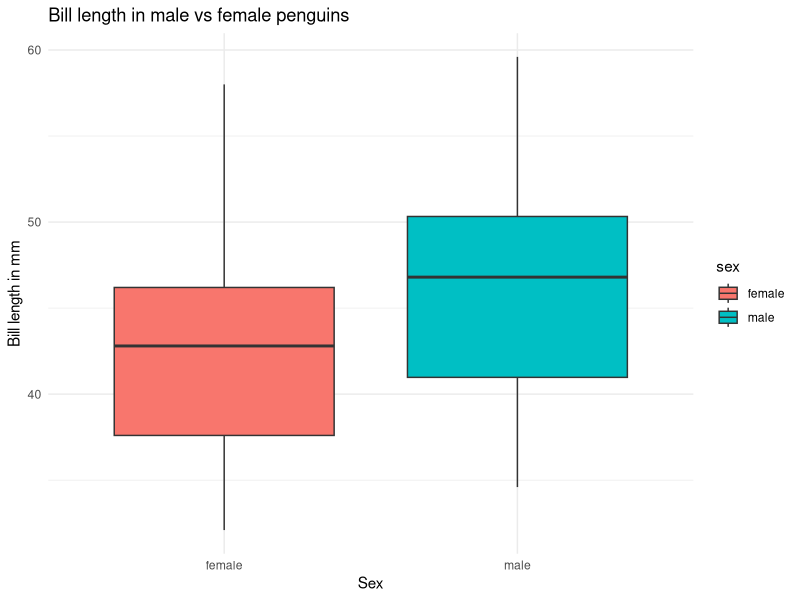
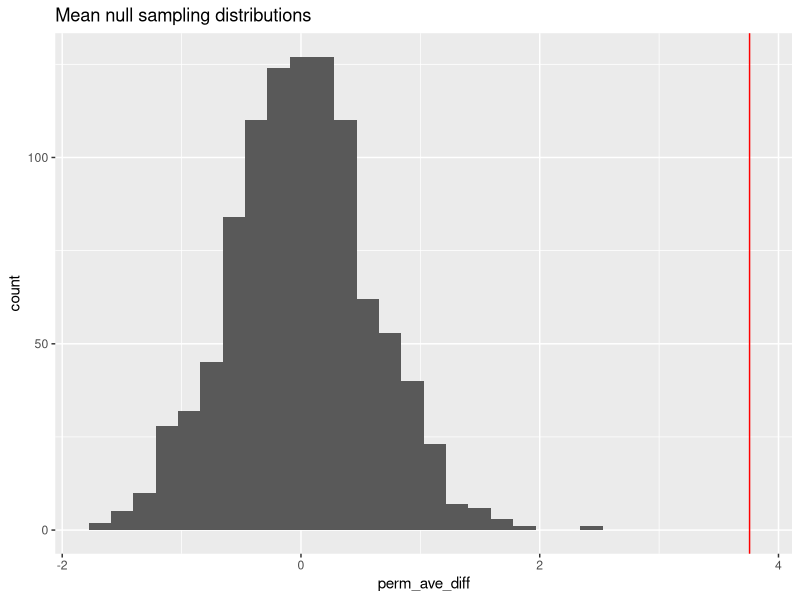
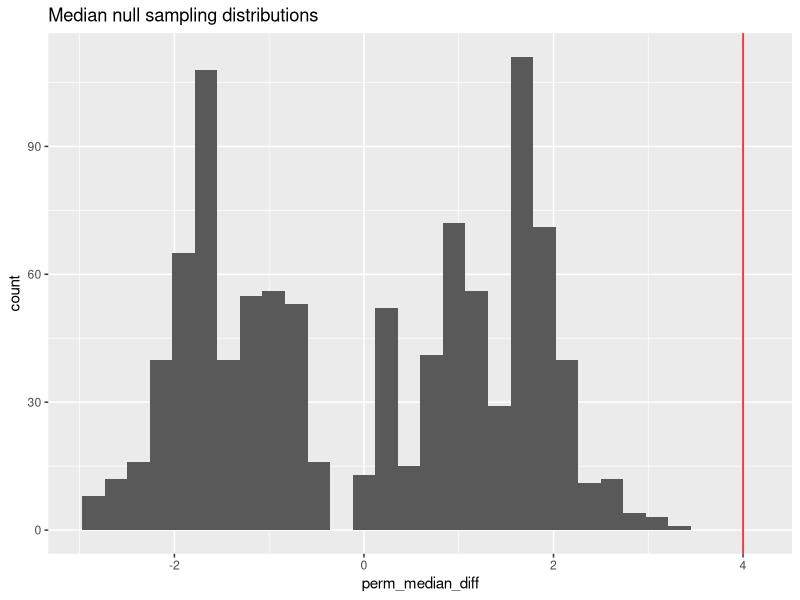

Write the R code that produced these figures, in order.
## ---- chunk 1
#| fig-alt: "A boxplot comparing bill length between male and female penguins in the sample. Male penguins show a higher median bill length and a slightly wider spread than females."

library(tidyverse)
library(palmerpenguins)
library(ggplot2)

clean_penguins <- penguins |>
  filter(!is.na(bill_length_mm), !is.na(sex))

ggplot(clean_penguins, aes(x=sex, y=bill_length_mm, fill=sex))+
  geom_boxplot()+
    labs(
      title = "Bill length in male vs female penguins" , 
      x= "Sex",
      y= "Bill length in mm"
      )+
  theme_minimal()



## ---- chunk 2
#Permutation test 

set.seed(47) 

perm_data <- function(rep, data){
  data |> 
    select(sex, bill_length_mm) |> 
    mutate(sex_perm = sample(sex, replace = FALSE)) |>
    summarize(
      obs_ave_diff = mean(bill_length_mm[sex == "male"], na.rm = TRUE) - 
                     mean(bill_length_mm[sex == "female"], na.rm = TRUE),
      obs_median_diff = median(bill_length_mm[sex == "male"], na.rm = TRUE) - 
                        median(bill_length_mm[sex == "female"], na.rm = TRUE),
      perm_ave_diff = mean(bill_length_mm[sex_perm == "male"], na.rm = TRUE) - 
                      mean(bill_length_mm[sex_perm == "female"], na.rm = TRUE),
      perm_median_diff = median(bill_length_mm[sex_perm == "male"], na.rm = TRUE) - 
                         median(bill_length_mm[sex_perm == "female"], na.rm = TRUE),
              rep = rep)
}
  
map(c(1:10), perm_data, data = clean_penguins) |> 
  list_rbind()
## ---- chunk 3
#| fig-alt: "A histogram showing the permutation-based null distribution of mean bill-length differences between sexes, centered around zero. A vertical red line marks the observed mean difference from the sample, which lies far outside of most of the distribution."
set.seed(47)
perm_stats <- 
  map(c(1:1000), perm_data, data = clean_penguins) |> 
  list_rbind() 

perm_stats |> 
  ggplot(aes(x = perm_ave_diff)) + 
  geom_histogram() + 
  geom_vline(aes(xintercept = obs_ave_diff), color = "red")+
  labs(
    title="Mean null sampling distributions "
  )

## ---- chunk 4
"A histogram showing the permutation-based null distribution of median bill-length differences between sexes, centered around zero. A vertical red line marks the observed median difference from the sample, which is at the tail end of the distribution."
perm_stats |> 
  ggplot(aes(x = perm_median_diff)) + 
  geom_histogram() + 
  geom_vline(aes(xintercept = obs_median_diff), color = "red")+
   labs(
    title="Median null sampling distributions "
  )
## ---- chunk 5

 perm_stats |> 
  summarize(
    p_val_ave = (sum(abs(perm_ave_diff) >= abs(obs_ave_diff[1])) + 1) / (n() + 1),
    p_val_median = (sum(abs(perm_median_diff) >= abs(obs_median_diff[1])) + 1) / (n() + 1)
  ) 
